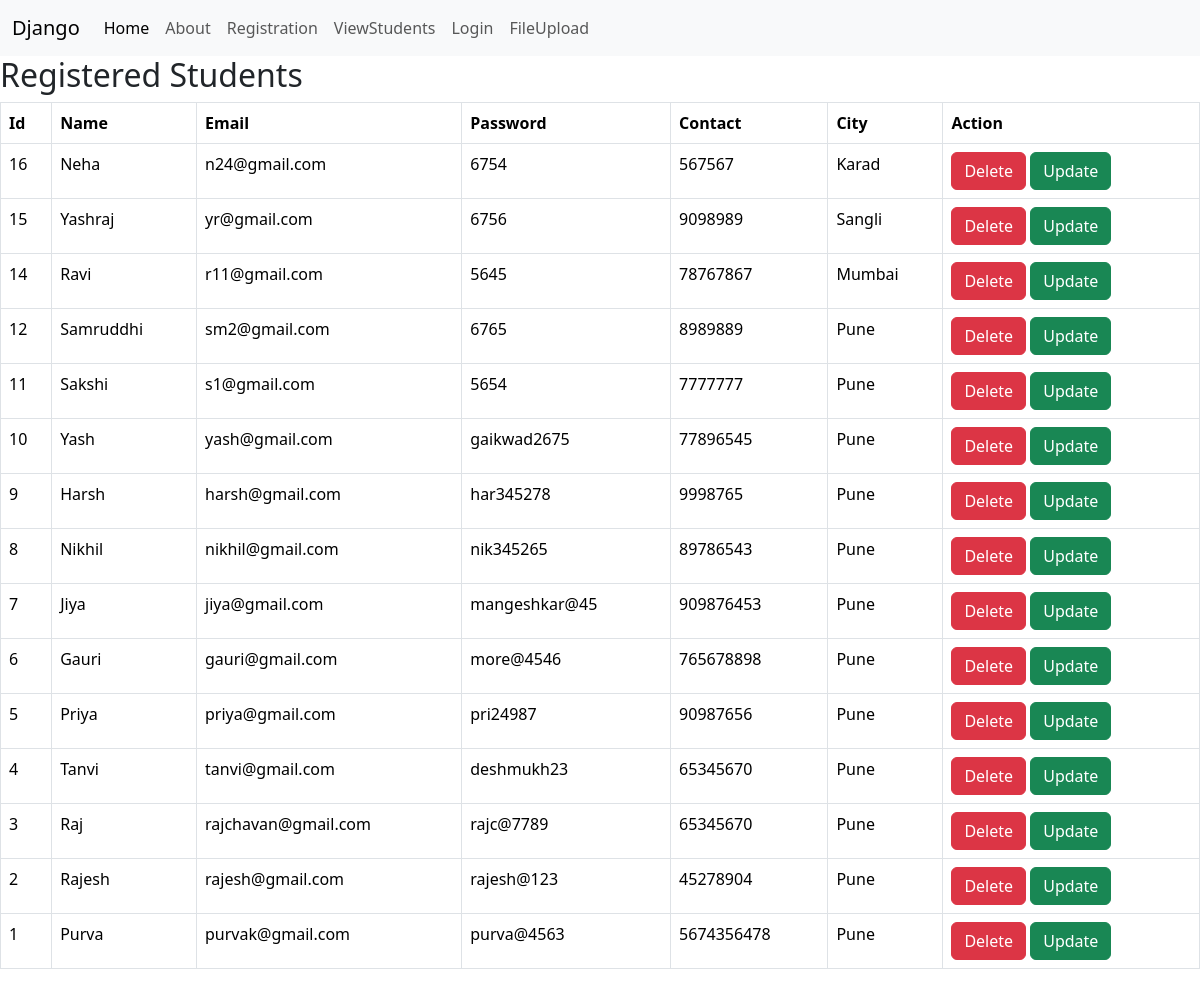
Before: /viewstudents/ with the older database file.
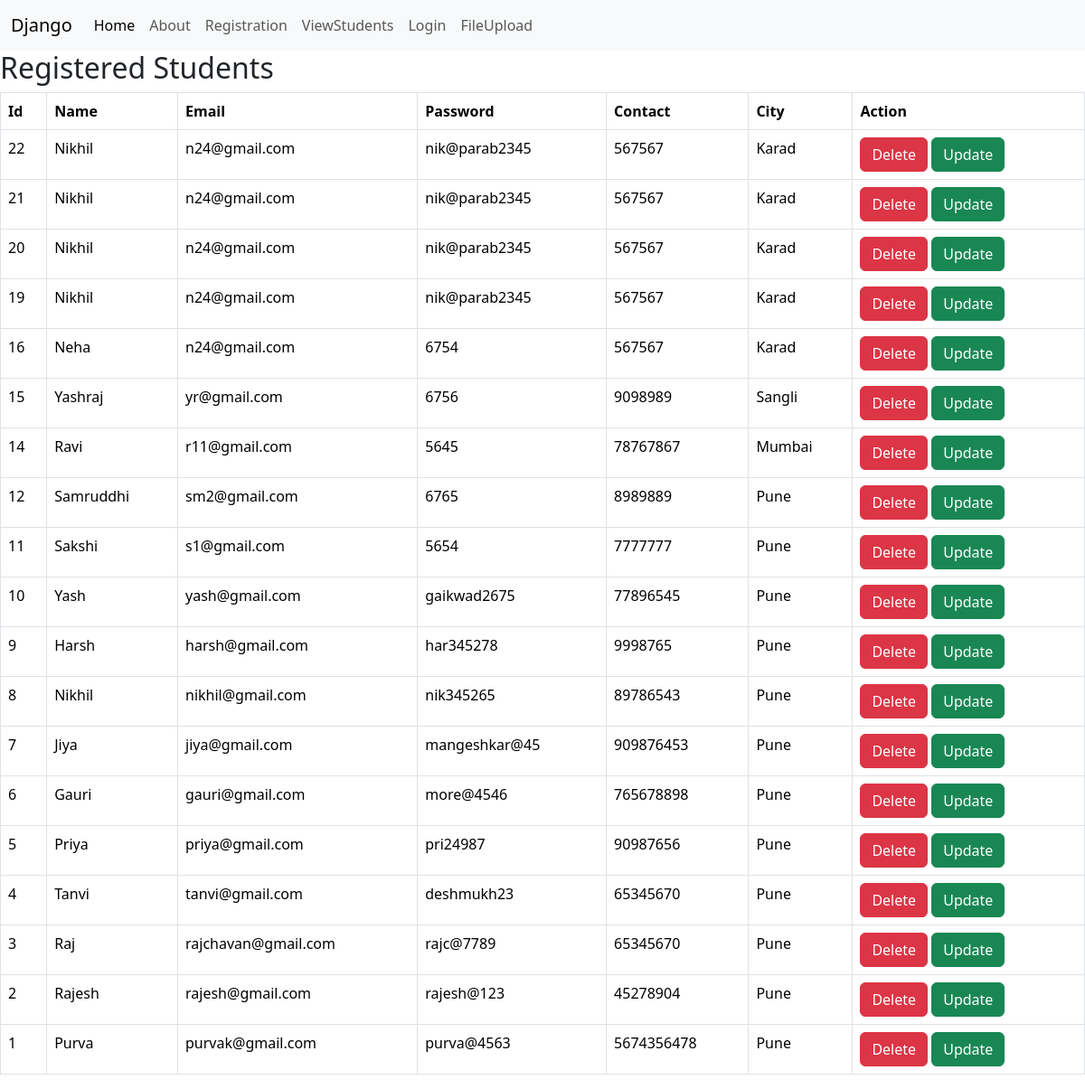
After: the same page with the newer database file.
### myapp/models.py (models this page shows)
class Students(models.Model):
    name=models.CharField(max_length=100)
    email=models.CharField(max_length=100)
    password=models.CharField(max_length=100)
    contact=models.CharField(max_length=100)
    city=models.CharField(max_length=100,default="Pune")

### myapp/views.py (the view)
# urls.py: path('viewstudents/',views.viewstudents),
def viewstudents(request):
    data=Students.objects.all().order_by('-id')
    return render(request,"viewstudents.html",{'data':data})

### templates/viewstudents.html (shortened to what this page needs)
<!DOCTYPE html>
<html lang="en">
<head>
    <link href="https://cdn.jsdelivr.net/npm/bootstrap@5.3.8/dist/css/bootstrap.min.css" rel="stylesheet">
</head>
<body>
    {% include 'navigation.html'%}
    <h2>Registered Students</h2>
    <table class="table table-bordered">
        <tr>
            <th>Id</th>
            <th>Name</th>
            <th>Email</th>
            <th>Password</th>
            <th>Contact</th>
            <th>City</th>
            <th>Action</th>
        </tr>
        {% for i in data %}
        <tr>
           <td>{{i.id}}</td>
           <td>{{i.name}}</td>
           <td>{{i.email}}</td>
           <td>{{i.password}}</td>
           <td>{{i.contact}}</td>
           <td>{{i.city}}</td>
           <td>
              <a href="/delete/{{i.id}}" class="btn btn-danger">Delete</a>
              <a href="/update/{{i.id}}" class="btn btn-success">Update</a>
           </td>
        </tr>
        {% endfor %}
    </table>
</body>
</html>

### templates/navigation.html (shortened to what this page needs)
<nav class="navbar navbar-expand-lg bg-body-tertiary">
  <div class="container-fluid">
    <a class="navbar-brand" href="#">Django</a>
    <div class="collapse navbar-collapse" id="navbarNav">
      <ul class="navbar-nav">
        <li class="nav-item">
          <a class="nav-link active" aria-current="page" href="#">Home</a>
        </li>
        <li class="nav-item">
          <a class="nav-link" href="/about/">About</a>
        </li>
        <li class="nav-item">
          <a class="nav-link" href="/registration/">Registration</a>
        </li>
        <li class="nav-item">
            <a class="nav-link" href="/viewstudents/">ViewStudents</a>
        </li>
        <li class="nav-item">
            <a class="nav-link" href="/login/">Login</a>
        </li>
        <li class="nav-item">
            <a class="nav-link" href="/fileupload/">FileUpload</a>
        </li>
      </ul>
    </div>
  </div>
</nav>

Changed rows visible on the page:
added Students: id "22", name "Nikhil", email "n24@gmail.com", password "nik@parab2345", contact "567567", city "Karad"
added Students: id "21", name "Nikhil", email "n24@gmail.com", password "nik@parab2345", contact "567567", city "Karad"
added Students: id "20", name "Nikhil", email "n24@gmail.com", password "nik@parab2345", contact "567567", city "Karad"
added Students: id "19", name "Nikhil", email "n24@gmail.com", password "nik@parab2345", contact "567567", city "Karad"
